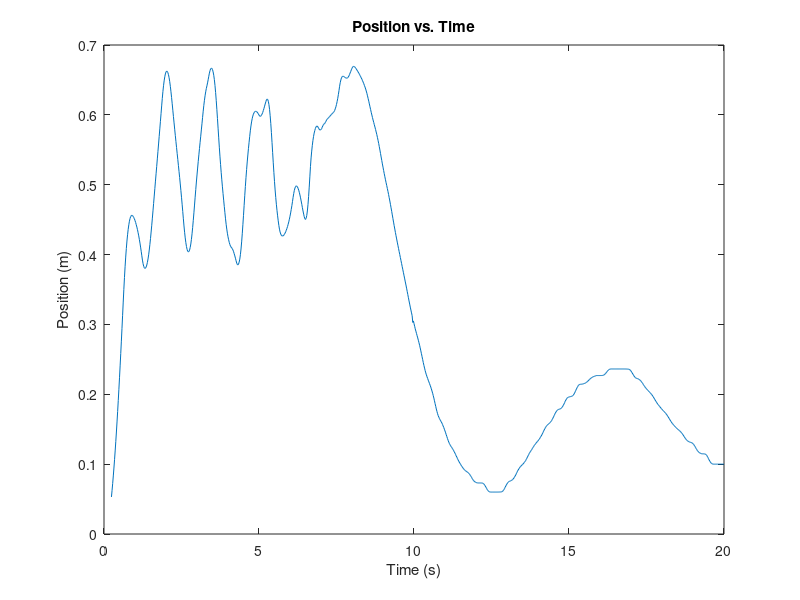
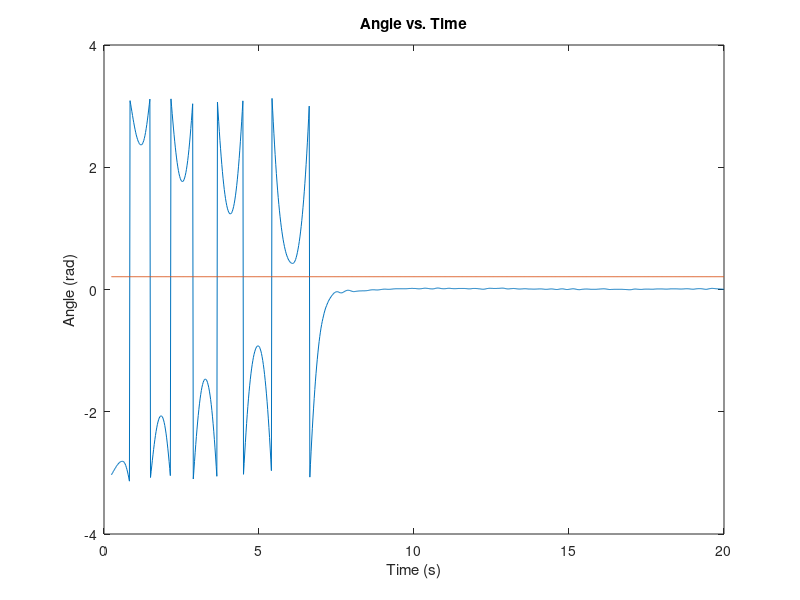
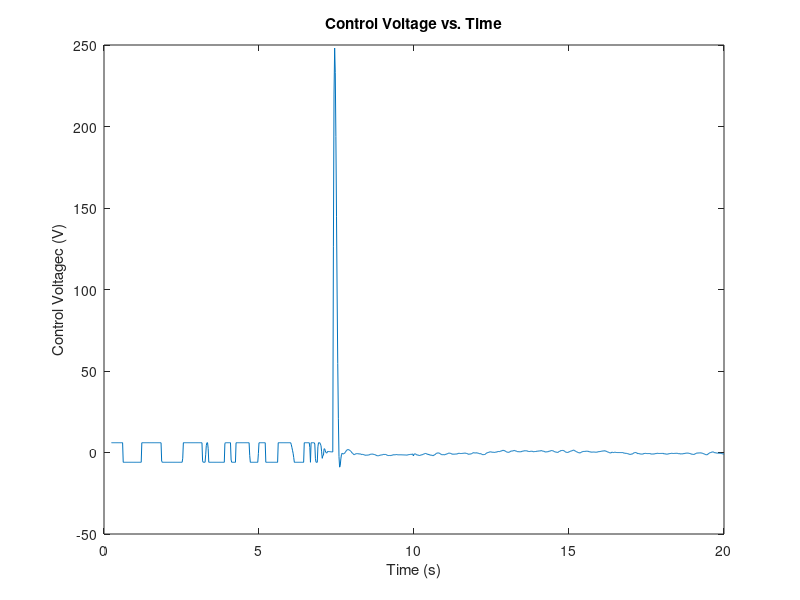
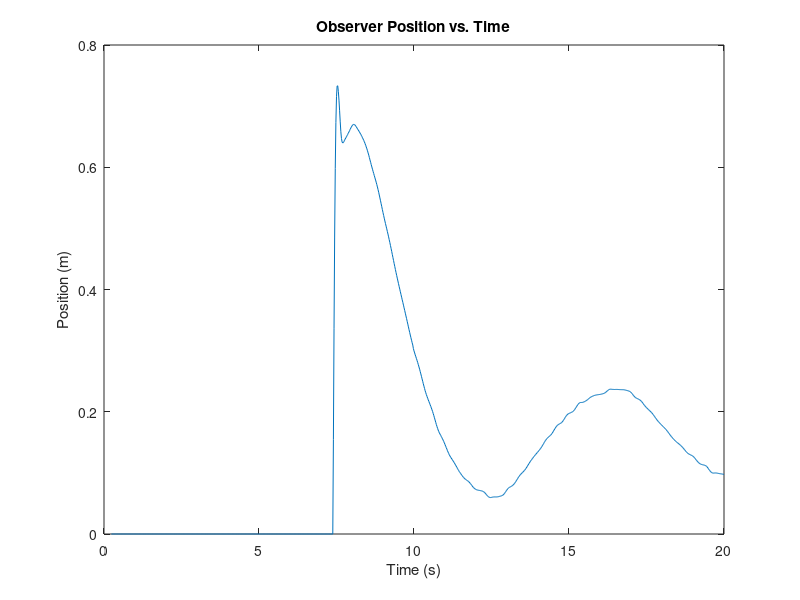

Here is the MATLAB script that generated these plots, in order:
%%Plots for Lab6b
load('new-lab6d-data')

figure;
plot(tout,x(:,1))
title('Position vs. Time')
xlabel('Time (s)')
ylabel('Position (m)')

figure;
plot(tout,x(:,3))
hold on
plot(tout,ang_thresh*ones(size(tout)))
title('Angle vs. Time')
xlabel('Time (s)')
ylabel('Angle (rad)')

figure;
plot(tout,u)
title('Control Voltage vs. Time')
xlabel('Time (s)')
ylabel('Control Voltagec (V)')

figure;
plot(tout,xhat(:,1))
title('Observer Position vs. Time')
xlabel('Time (s)')
ylabel('Position (m)')

figure;
plot(tout,xhat(:,2))
title('Observer Velocity vs. Time')
xlabel('Time (s)')
ylabel('Velocity (m/s)')

figure;
plot(tout,xhat(:,3))
title('Observer Angle vs. Time')
xlabel('Time (s)')
ylabel('Angle (rad)')

figure;
plot(tout,xhat(:,4))
title('Observer Angular Velocity vs. Time')
xlabel('Time (s)')
ylabel('Angular Velocity (rad/s)')

E = 0.5.*Jm.*x(:,4).^2 - m.*g.*Lp.*(1-cos(x(:,3)));
figure;
plot(tout,E)
title('Energy vs. Time')
xlabel('Time (s)')
ylabel('Energy (J)')

